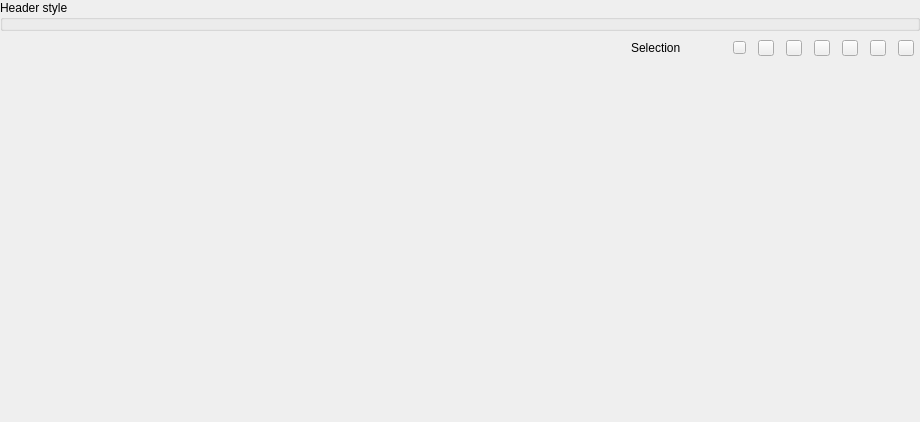
<?xml version="1.0" encoding="UTF-8"?>
<ui version="4.0">
 <class>C_SdNdeDpListPopUp</class>
 <widget class="QWidget" name="C_SdNdeDpListPopUp">
  <property name="geometry">
   <rect>
    <x>0</x>
    <y>0</y>
    <width>920</width>
    <height>422</height>
   </rect>
  </property>
  <property name="windowTitle">
   <string>Form</string>
  </property>
  <layout class="QVBoxLayout" name="verticalLayout" stretch="0,0,1">
   <property name="spacing">
    <number>0</number>
   </property>
   <property name="leftMargin">
    <number>0</number>
   </property>
   <property name="topMargin">
    <number>0</number>
   </property>
   <property name="rightMargin">
    <number>0</number>
   </property>
   <property name="bottomMargin">
    <number>0</number>
   </property>
   <item>
    <widget class="QGroupBox" name="pc_GroupBoxHeader">
     <property name="styleRole" stdset="0">
      <string>list-header</string>
     </property>
     <property name="title">
      <string>Header style</string>
     </property>
     <layout class="QHBoxLayout" name="horizontalLayout_2">
      <property name="spacing">
       <number>0</number>
      </property>
      <property name="leftMargin">
       <number>0</number>
      </property>
      <property name="topMargin">
       <number>0</number>
      </property>
      <property name="rightMargin">
       <number>0</number>
      </property>
      <property name="bottomMargin">
       <number>0</number>
      </property>
      <item>
       <widget class="stw::opensyde_gui::C_SdNdeDpListHeaderWidget" name="pc_WidgetHeader" native="true"/>
      </item>
     </layout>
    </widget>
   </item>
   <item>
    <layout class="QHBoxLayout" name="horizontalLayout" stretch="1,0,0,0,0,0,0,0,0,0">
     <property name="spacing">
      <number>12</number>
     </property>
     <property name="rightMargin">
      <number>6</number>
     </property>
     <item>
      <spacer name="horizontalSpacer">
       <property name="orientation">
        <enum>Qt::Horizontal</enum>
       </property>
       <property name="sizeHint" stdset="0">
        <size>
         <width>40</width>
         <height>20</height>
        </size>
       </property>
      </spacer>
     </item>
     <item>
      <widget class="QLabel" name="pc_SelectionLabel">
       <property name="styleRole" stdset="0">
        <string>node-data-pool-selected-items</string>
       </property>
       <property name="text">
        <string>Selection</string>
       </property>
      </widget>
     </item>
     <item>
      <spacer name="horizontalSpacer_2">
       <property name="orientation">
        <enum>Qt::Horizontal</enum>
       </property>
       <property name="sizeType">
        <enum>QSizePolicy::Fixed</enum>
       </property>
       <property name="sizeHint" stdset="0">
        <size>
         <width>40</width>
         <height>34</height>
        </size>
       </property>
      </spacer>
     </item>
     <item>
      <widget class="stw::opensyde_gui_elements::C_OgePubIconOnly" name="pc_PushButtonAdd">
       <property name="minimumSize">
        <size>
         <width>13</width>
         <height>13</height>
        </size>
       </property>
       <property name="maximumSize">
        <size>
         <width>13</width>
         <height>13</height>
        </size>
       </property>
       <property name="text">
        <string/>
       </property>
      </widget>
     </item>
     <item>
      <widget class="stw::opensyde_gui_elements::C_OgePubIconOnly" name="pc_PushButtonCut">
       <property name="minimumSize">
        <size>
         <width>16</width>
         <height>16</height>
        </size>
       </property>
       <property name="maximumSize">
        <size>
         <width>16</width>
         <height>16</height>
        </size>
       </property>
       <property name="text">
        <string/>
       </property>
      </widget>
     </item>
     <item>
      <widget class="stw::opensyde_gui_elements::C_OgePubIconOnly" name="pc_PushButtonCopy">
       <property name="minimumSize">
        <size>
         <width>16</width>
         <height>16</height>
        </size>
       </property>
       <property name="maximumSize">
        <size>
         <width>16</width>
         <height>16</height>
        </size>
       </property>
       <property name="text">
        <string/>
       </property>
      </widget>
     </item>
     <item>
      <widget class="stw::opensyde_gui_elements::C_OgePubIconOnly" name="pc_PushButtonPaste">
       <property name="minimumSize">
        <size>
         <width>16</width>
         <height>16</height>
        </size>
       </property>
       <property name="maximumSize">
        <size>
         <width>16</width>
         <height>16</height>
        </size>
       </property>
       <property name="text">
        <string/>
       </property>
      </widget>
     </item>
     <item>
      <widget class="stw::opensyde_gui_elements::C_OgePubIconOnly" name="pc_PushButtonDelete">
       <property name="sizePolicy">
        <sizepolicy hsizetype="Minimum" vsizetype="Fixed">
         <horstretch>16</horstretch>
         <verstretch>0</verstretch>
        </sizepolicy>
       </property>
       <property name="minimumSize">
        <size>
         <width>16</width>
         <height>16</height>
        </size>
       </property>
       <property name="maximumSize">
        <size>
         <width>16</width>
         <height>16</height>
        </size>
       </property>
       <property name="text">
        <string/>
       </property>
      </widget>
     </item>
     <item>
      <widget class="stw::opensyde_gui_elements::C_OgePubIconOnly" name="pc_PushButtonMoveUp">
       <property name="minimumSize">
        <size>
         <width>16</width>
         <height>16</height>
        </size>
       </property>
       <property name="maximumSize">
        <size>
         <width>16</width>
         <height>16</height>
        </size>
       </property>
       <property name="text">
        <string/>
       </property>
      </widget>
     </item>
     <item>
      <widget class="stw::opensyde_gui_elements::C_OgePubIconOnly" name="pc_PushButtonMoveDown">
       <property name="minimumSize">
        <size>
         <width>16</width>
         <height>16</height>
        </size>
       </property>
       <property name="maximumSize">
        <size>
         <width>16</width>
         <height>16</height>
        </size>
       </property>
       <property name="text">
        <string/>
       </property>
      </widget>
     </item>
    </layout>
   </item>
   <item>
    <widget class="stw::opensyde_gui::C_SdNdeDpListTableWidget" name="pc_WidgetTable" native="true"/>
   </item>
  </layout>
 </widget>
 <customwidgets>
  <customwidget>
   <class>stw::opensyde_gui_elements::C_OgePubIconOnly</class>
   <extends>QPushButton</extends>
   <header>C_OgePubIconOnly.hpp</header>
  </customwidget>
  <customwidget>
   <class>stw::opensyde_gui::C_SdNdeDpListHeaderWidget</class>
   <extends>QWidget</extends>
   <header>C_SdNdeDpListHeaderWidget.hpp</header>
   <container>1</container>
  </customwidget>
  <customwidget>
   <class>stw::opensyde_gui::C_SdNdeDpListTableWidget</class>
   <extends>QWidget</extends>
   <header>C_SdNdeDpListTableWidget.hpp</header>
   <container>1</container>
  </customwidget>
 </customwidgets>
 <resources/>
 <connections/>
</ui>
